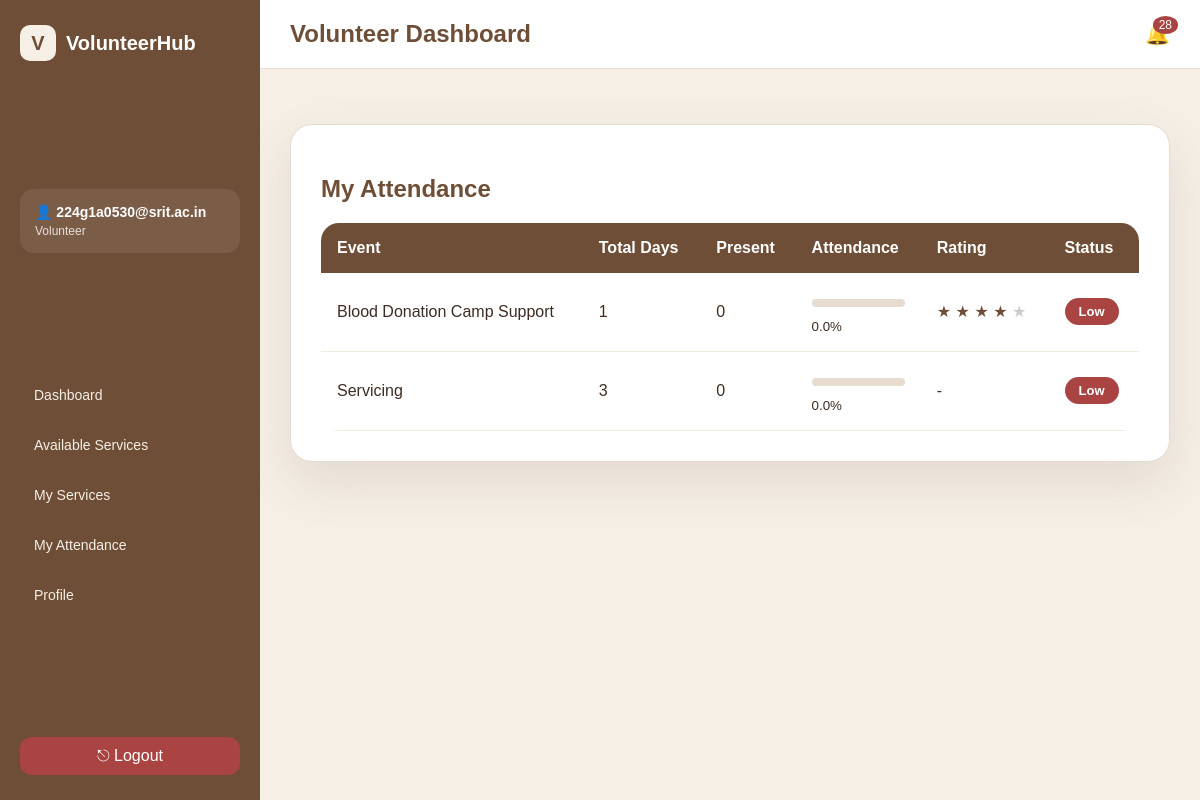
The app's page /volunteer/attendance/ (signed in) with its own data.
### app1/models.py (models this page shows, shortened)
class User(AbstractUser):
    ROLE_CHOICES = (
        ('ADMIN', 'Admin'),
        ('VOLUNTEER', 'Volunteer'),
        ('ORGANIZATION', 'Organization'),
    )
    role = models.CharField(max_length=20, choices=ROLE_CHOICES)

class Service(models.Model):
    STATUS_CHOICES = (
        ('PENDING', 'Pending'),
        ('APPROVED', 'Approved'),
        ('REJECTED', 'Rejected'),
        ('COMPLETED', 'Completed'),
    )
    title = models.CharField(max_length=200)
    description = models.TextField()
    location = models.CharField(max_length=100)
    start_date = models.DateField()
    end_date = models.DateField()
    reminder_sent = models.BooleanField(default=False)
    max_volunteers = models.IntegerField()
    coordinators = models.JSONField(default=list, blank=True)
    GENDER_PREF = (
        ("ANY", "Any"),
        ("MALE", "Male"),
        ("FEMALE", "Female"),
    )
    required_gender = models.CharField(
        max_length=10,
        choices=GENDER_PREF,
        default="ANY"
    )
    required_year = models.CharField(
        max_length=20,
        blank=True,
        null=True
    )
    organization = models.ForeignKey(
        Organization,
        on_delete=models.CASCADE
    )
    organization_name = models.CharField(
        max_length=200,
        blank=True
    )
    status = models.CharField(
        max_length=20,
        choices=STATUS_CHOICES,
        default='PENDING'
    )
    authorization_letter = models.FileField(
        upload_to="service_letters/",
        null=True,
        blank=True
    )
    created_at = models.DateTimeField(auto_now_add=True)

### app1/views.py (the view)
# urls.py: path("volunteer/attendance/", views.volunteer_attendance, name="volunteer_attendance"),
@login_required
def volunteer_attendance(request):
    profile = VolunteerProfile.objects.get(user=request.user)
    applications = Application.objects.filter(
        volunteer=profile,
        status="SELECTED"
    )
    attendance_data = []
    for app in applications:
        service = app.service
        total_days = (
            (service.end_date - service.start_date).days + 1
            if service.start_date and service.end_date
            else 0
        )
        present_days = Attendance.objects.filter(
            application=app,
            is_present=True
        ).count()
        percentage = (
            round((present_days / total_days) * 100, 2)
            if total_days > 0 else 0
        )
        attendance_data.append({
            "service": service,
            "total_days": total_days,
            "present_days": present_days,
            "percentage": percentage,
            "rating": app.rating
        })
    return render(request, "volunteer/attendance.html", {
        "attendance_data": attendance_data
    })

### app1/templates/volunteer/attendance.html (shortened to what this page needs)
{% extends "base_volunteer.html" %}
{% block content %}
<div class="attendance-card">
    <h2>My Attendance</h2>
    <table class="attendance-table">
        <tr>
            <th>Event</th>
            <th>Total Days</th>
            <th>Present</th>
            <th>Attendance</th>
            <th>Rating</th>
            <th>Status</th>
        </tr>
        {% for item in attendance_data %}
        <tr>
            <td>{{ item.service.title }}</td>
            <td>{{ item.total_days }}</td>
            <td>{{ item.present_days }}</td>
            <td>
                <div class="progress-bar">
                </div>
                <small>{{ item.percentage }}%</small>
            </td>
<td>
    {% if item.rating %}
        {% for i in "12345" %}
            {% if forloop.counter <= item.rating %}
                <span style="color:#facc15;">★</span>
            {% else %}
                <span style="color:#ccc;">★</span>
            {% endif %}
        {% endfor %}
    {% else %}
        -
    {% endif %}
</td>
            <td>
                {% if item.percentage >= 75 %}
                    <span class="badge high">Excellent</span>
                {% elif item.percentage >= 50 %}
                    <span class="badge medium">Average</span>
                {% else %}
                    <span class="badge low">Low</span>
                {% endif %}
            </td>
        </tr>
        {% empty %}
        <tr>
            <td colspan="5">No attendance records yet</td>
        </tr>
        {% endfor %}
    </table>
</div>
{% endblock %}

### app1/templates/base_volunteer.html (shortened to what this page needs)
{% load static %}
<!DOCTYPE html>
<html>
<head>
    <link rel="stylesheet" href="{% static 'css/volunteer_dashboard.css' %}">
</head>
<body>
<div class="app">
    <aside class="sidebar">
        <div class="logo">
            <div class="logo-icon">V</div>
            <span>VolunteerHub</span>
        </div>
        <div class="profile-box">
            <div>
                <h4>👤 {{ request.user.username }}</h4>
                <p >    Volunteer</p>
            </div>
        </div>
<nav class="menu">
    <a href="/volunteer/dashboard/"
       class="{% if active_page == 'dashboard' %}active{% endif %}">
        Dashboard
    </a>
    <a href="{% url 'volunteer_available_services' %}"
       class="{% if active_page == 'services' %}active{% endif %}">
        Available Services
    </a>
    <a href="/volunteer/applications/"
       class="{% if active_page == 'applications' %}active{% endif %}">
        My Services
    </a>
    <a href="/volunteer/attendance/"
        class="{% if active_page == 'volunteer_attendance' %} active {%endif %}">
        My Attendance
    </a>
    <a href="{% url 'volunteer_profile' %}"
       class="{% if active_page == 'profile' %}active{% endif %}">
        Profile
    </a>
</nav>
        <div class="sidebar-footer">
            <a class="logout" href="{% url 'logout' %}">⎋ Logout</a>
        </div>
    </aside>
    <main class="main">
        <header class="topbar">
            <h2>Volunteer Dashboard</h2>
            <div class="notification-wrapper">
    <div class="bell" onclick="toggleNotifications()">
        🔔
        <span id="notifCount" class="notif-count">0</span>
    </div>
</div>
        </header>
        <section class="content">
            {% block content %}
            {% endblock %}
        </section>
    </main>
</div>
</body>
</html>

### app1/static/css/volunteer_dashboard.css (style rules this page uses)
* { box-sizing: border-box; font-family: "Poppins", sans-serif; }
html, body { height: 100%; margin: 0; overflow: hidden; background: #f5efe6; }
.app { display: flex; height: 100vh; }
.sidebar { width: 260px; background: #6f4e37; color: #f5efe6; padding: 20px; display: flex; flex-direction: column; height: 100vh; overflow: hidden; }
.logo { display: flex; align-items: center; gap: 10px; font-weight: bold; font-size: 18px; margin-bottom: 25px; color: white; }
.logo-icon { background: #8b5e3c; color: white; padding: 8px 12px; border-radius: 12px; }
.profile-box { background: #8b5e3c; padding: 14px; border-radius: 14px; margin-bottom: 20px; }
.profile-box h4 { margin: 0; font-size: 14px; }
.profile-box p { margin: 4px 0 0; font-size: 12px; opacity: 0.8; }
.menu { margin-top: 20px; }
.menu a { display: block; padding: 12px 14px; margin-bottom: 6px; border-radius: 12px; text-decoration: none; color: #f5efe6; font-size: 14px; transition: 0.3s ease; }
.sidebar-footer { margin-top: auto; padding-top: 15px; }
.logout { color: #ffd6d6; text-decoration: none; }
.main { flex: 1; display: flex; flex-direction: column; height: 100vh; }
.topbar { background: white; padding: 20px 30px; border-bottom: 1px solid #e6dccf; display: flex; justify-content: space-between; align-items: center; flex-shrink: 0; }
.content { padding: 30px; flex: 1; overflow-y: auto; }
.progress-bar { background: #e6dccf; height: 10px; border-radius: 8px; margin: 10px 0; }
.notification-wrapper { position: relative; z-index: 9999; }
.bell { cursor: pointer; font-size: 22px; color: #6f4e37; position: relative; }
.notif-count { position: absolute; top: -5px; right: -8px; background: #a94442; color: white; font-size: 11px; padding: 2px 6px; border-radius: 50%; }

### app1/templates/base_volunteer.html (style rules this page uses)
body { margin:0; font-family:'Poppins',sans-serif; background:#f5efe6; color:#3e2c23; }
.app { display:flex; min-height:100vh; }
.sidebar { width:260px; background:#6f4e37; color:white; display:flex; flex-direction:column; justify-content:space-between; padding:25px 20px; }
.logo { display:flex; align-items:center; gap:10px; font-size:20px; font-weight:700; }
.logo-icon { width:36px; height:36px; border-radius:10px; background:#f5efe6; color:#6f4e37; display:flex; align-items:center; justify-content:center; font-weight:700; }
.profile-box { margin:30px 0; padding:15px; background:rgba(255,255,255,.08); border-radius:14px; }
.menu { display:flex; flex-direction:column; gap:8px; }
.menu a { text-decoration:none; color:#f5efe6; padding:10px 14px; border-radius:12px; transition:0.3s ease; font-weight:500; }
.sidebar-footer { margin-top:30px; }
.logout { text-decoration:none; color:white; padding:10px 14px; border-radius:12px; display:block; background:#a94442; text-align:center; transition:0.3s; }
.main { flex:1; display:flex; flex-direction:column; }
.topbar { background:white; padding:20px 30px; display:flex; justify-content:space-between; align-items:center; border-bottom:1px solid #e6dccf; }
.topbar h2 { margin:0; color:#6f4e37; }
.notification-wrapper { position:relative; }
.bell { cursor:pointer; font-size:20px; position:relative; }
.notif-count { position:absolute; top:-6px; right:-8px; background:#a94442; color:white; font-size:12px; padding:2px 6px; border-radius:50%; }
.content { padding:30px; }

### app1/templates/volunteer/attendance.html (style rules this page uses)
.attendance-card { background:white; border-radius:22px; padding:30px; border:1px solid #e6dccf; box-shadow:0 20px 50px rgba(111,78,55,.12); margin-top:25px; font-family:'Poppins',sans-serif; color:#3e2c23; }
.attendance-card h2 { color:#6f4e37; margin-bottom:20px; }
.attendance-table { width:100%; border-collapse:collapse; overflow:hidden; border-radius:18px; }
.attendance-table th { background:#6f4e37; color:white; padding:16px; text-align:left; font-weight:600; }
.attendance-table td { padding:16px; border-bottom:1px solid #f1ebe2; }
.attendance-table tr { transition:0.25s ease; }
.badge { padding:6px 14px; border-radius:20px; font-size:13px; font-weight:600; display:inline-block; }
.low { background:#a94442; color:white; }
.progress-bar { width:100%; height:8px; background:#e6dccf; border-radius:10px; overflow:hidden; }
.attendance-table span[style*="facc15"] { color:#6f4e37 !important; }

### records on screen
User: user.username "224g1a0530@srit.ac.in"
Service: service "Blood Donation Camp Support", total_days "1", present_days "0", percentage "0.0"
Service: service "Servicing", total_days "3", present_days "0", percentage "0.0"
